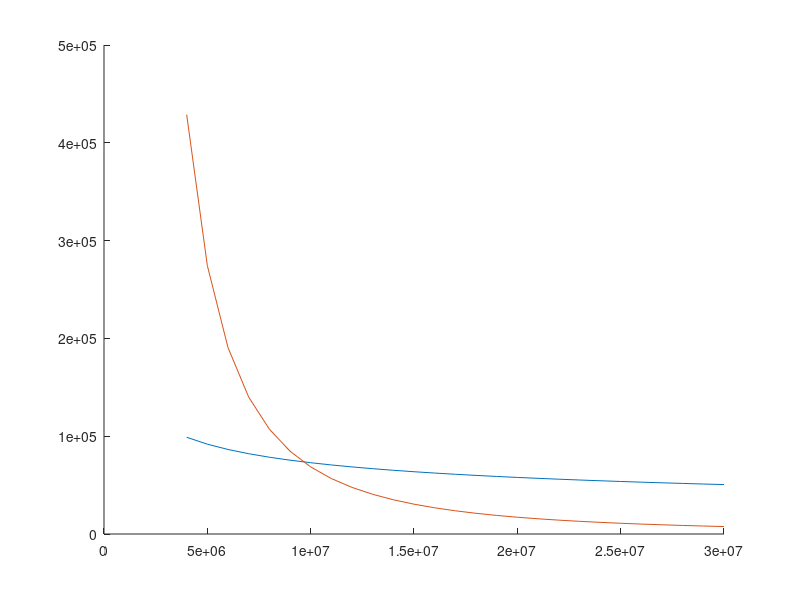
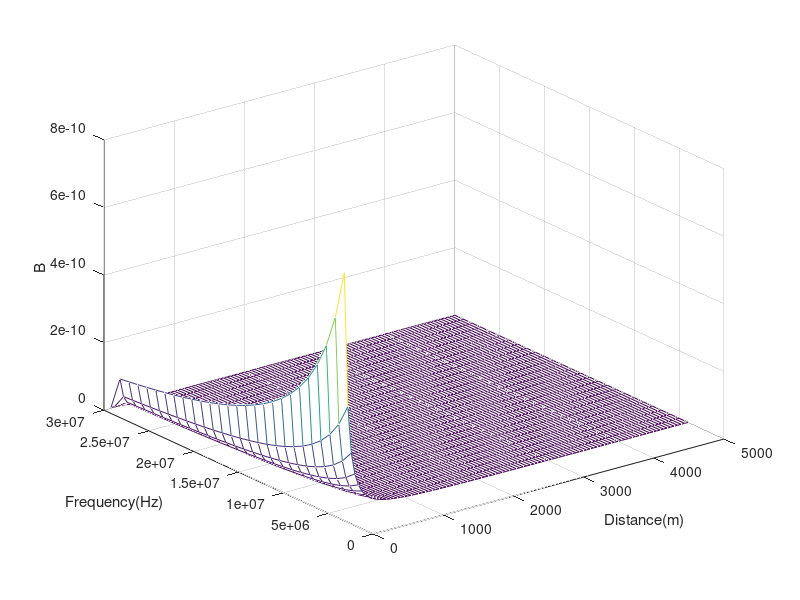

The MATLAB script that drew these images, in order:
% Constants
c          = 299792458;  % m/s, speed of light(radio)
a          = 6371e3;     % m, Earth radius
mu_0       = 1.2566e-6;  % Magnetic constant
epsilon_0  = 8.8542e-12; % Electric constant
epsilon_rg = 80;         % Water + NaCl
sigma_g    = 4;          % S/m, water + NaCl
current    = 0.01;       % A, antenna current at centre
he         = 0.2;        % m, antenna half length

FREQ_RANGE      = 4e6 : 1e6 : 30e6; % Hz
freq_range_size = size(FREQ_RANGE);
DIST_RANGE      = 100 : 50 : 5000;    % m
dist_range_size = size(DIST_RANGE);

% Malloc
dc = zeros(1, freq_range_size(2));
di = zeros(1, freq_range_size(2));
b  = zeros(freq_range_size(2), dist_range_size(2));

for i = 1 : freq_range_size(2)
  % Phase 0, preparation
  f         = FREQ_RANGE(i);
  lambda    = c / f;
  epsilon_c = epsilon_rg + ((1i * sigma_g) / (2 * pi * f * epsilon_0));
  % Phase 1, compute wavenumber for region 1(land) and 2(air)
  k2 = (2 * pi) / lambda; % In air
  k1 = k2 * sqrt(abs(epsilon_c)); % On ground
  % Phase 2, compute characteristic distances
  dc(i) = a * (k2 * a / 2) ^ (-1 / 3);
  di(i) = (2 * (k1 ^ 2)) / (k2 ^ 3);
  for j = 1 : dist_range_size(2)
    d = DIST_RANGE(j);
    % Phase 3, compute attenuation
    if d > dc % In spherical range
      b(i, j) = nil;
    elseif d < di % In plannar range, near area
      b(i, j) = abs(- ((1i * k2 * mu_0 * current * he) / (2 * pi)) * ...
                      ((exp(1i * k2 * d)) / (d)));
      else % In plannar range, far area
        b(i, j) = abs(((mu_0 * k1 ^ 2 * current * he) / (2 * pi * k2 ^ 2)) * ...
                      ((exp(1i * k2 * d)) / (d ^ 2)));
    end % Phase 3
  end % For i(freq)
end % For j(dist)

figure;
hold on;
plot(FREQ_RANGE, dc);
plot(FREQ_RANGE, di);

figure;
mesh(DIST_RANGE, FREQ_RANGE, b);
% axis([DIST_RANGE(1) DIST_RANGE(end) FREQ_RANGE(1) FREQ_RANGE(end)]);
xlabel('Distance(m)');
ylabel('Frequency(Hz)');
zlabel('B');
